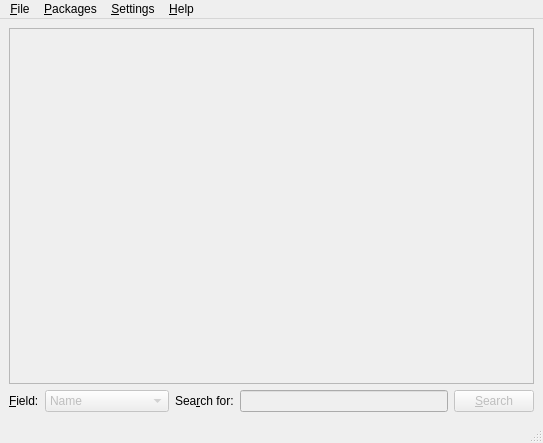
<ui version="4.0" >
 <author></author>
 <comment></comment>
 <exportmacro></exportmacro>
 <class>Window</class>
 <widget class="QMainWindow" name="Window" >
  <property name="geometry" >
   <rect>
    <x>0</x>
    <y>0</y>
    <width>543</width>
    <height>443</height>
   </rect>
  </property>
  <property name="windowTitle" >
   <string>PyPI Browser</string>
  </property>
  <widget class="QWidget" name="centralwidget" >
   <layout class="QVBoxLayout" >
    <property name="margin" >
     <number>9</number>
    </property>
    <property name="spacing" >
     <number>6</number>
    </property>
    <item>
     <widget class="QTreeView" name="treeView" >
      <property name="enabled" >
       <bool>false</bool>
      </property>
     </widget>
    </item>
    <item>
     <layout class="QHBoxLayout" >
      <property name="margin" >
       <number>0</number>
      </property>
      <property name="spacing" >
       <number>6</number>
      </property>
      <item>
       <widget class="QLabel" name="label" >
        <property name="text" >
         <string>&amp;Field:</string>
        </property>
        <property name="buddy" >
         <cstring>fieldComboBox</cstring>
        </property>
       </widget>
      </item>
      <item>
       <widget class="QComboBox" name="fieldComboBox" >
        <property name="enabled" >
         <bool>false</bool>
        </property>
        <item>
         <property name="text" >
          <string>Name</string>
         </property>
        </item>
        <item>
         <property name="text" >
          <string>Version</string>
         </property>
        </item>
        <item>
         <property name="text" >
          <string>Author</string>
         </property>
        </item>
        <item>
         <property name="text" >
          <string>Summary</string>
         </property>
        </item>
        <item>
         <property name="text" >
          <string>Description</string>
         </property>
        </item>
        <item>
         <property name="text" >
          <string>Stable version</string>
         </property>
        </item>
        <item>
         <property name="text" >
          <string>Author e-mail</string>
         </property>
        </item>
        <item>
         <property name="text" >
          <string>Maintainer</string>
         </property>
        </item>
        <item>
         <property name="text" >
          <string>Maintainer e-mail</string>
         </property>
        </item>
        <item>
         <property name="text" >
          <string>License</string>
         </property>
        </item>
        <item>
         <property name="text" >
          <string>Platform</string>
         </property>
        </item>
        <item>
         <property name="text" >
          <string>Download URL</string>
         </property>
        </item>
        <item>
         <property name="text" >
          <string>Home page</string>
         </property>
        </item>
        <item>
         <property name="text" >
          <string>Keywords</string>
         </property>
        </item>
        <item>
         <property name="text" >
          <string>Classifiers</string>
         </property>
        </item>
       </widget>
      </item>
      <item>
       <widget class="QLabel" name="label_2" >
        <property name="text" >
         <string>Sea&amp;rch for:</string>
        </property>
        <property name="buddy" >
         <cstring>searchLineEdit</cstring>
        </property>
       </widget>
      </item>
      <item>
       <widget class="QLineEdit" name="searchLineEdit" >
        <property name="enabled" >
         <bool>false</bool>
        </property>
       </widget>
      </item>
      <item>
       <widget class="QPushButton" name="searchButton" >
        <property name="enabled" >
         <bool>false</bool>
        </property>
        <property name="text" >
         <string>&amp;Search</string>
        </property>
       </widget>
      </item>
     </layout>
    </item>
   </layout>
  </widget>
  <widget class="QMenuBar" name="menubar" >
   <property name="geometry" >
    <rect>
     <x>0</x>
     <y>0</y>
     <width>543</width>
     <height>27</height>
    </rect>
   </property>
   <widget class="QMenu" name="menu_File" >
    <property name="title" >
     <string>&amp;File</string>
    </property>
    <addaction name="openAction" />
    <addaction name="exitAction" />
   </widget>
   <widget class="QMenu" name="menu_Packages" >
    <property name="title" >
     <string>&amp;Packages</string>
    </property>
    <addaction name="reloadListAction" />
    <addaction name="downloadAction" />
    <addaction name="filterMarkedAction" />
    <addaction name="filterNewAction" />
   </widget>
   <widget class="QMenu" name="menu_Help" >
    <property name="title" >
     <string>&amp;Help</string>
    </property>
    <addaction name="aboutAction" />
    <addaction name="aboutQtAction" />
    <addaction name="openManualAction" />
   </widget>
   <widget class="QMenu" name="menu_Settings" >
    <property name="title" >
     <string>&amp;Settings</string>
    </property>
    <addaction name="configureBrowserAction" />
    <addaction name="editShortcutsAction" />
   </widget>
   <addaction name="menu_File" />
   <addaction name="menu_Packages" />
   <addaction name="menu_Settings" />
   <addaction name="menu_Help" />
  </widget>
  <widget class="QStatusBar" name="statusbar" />
  <action name="openAction" >
   <property name="text" >
    <string>&amp;Open...</string>
   </property>
   <property name="shortcut" >
    <string>Ctrl+O</string>
   </property>
  </action>
  <action name="exitAction" >
   <property name="text" >
    <string>E&amp;xit</string>
   </property>
   <property name="shortcut" >
    <string>Ctrl+Q</string>
   </property>
  </action>
  <action name="reloadListAction" >
   <property name="enabled" >
    <bool>false</bool>
   </property>
   <property name="text" >
    <string>&amp;Reload List</string>
   </property>
   <property name="shortcut" >
    <string>Ctrl+R</string>
   </property>
  </action>
  <action name="downloadAction" >
   <property name="enabled" >
    <bool>false</bool>
   </property>
   <property name="text" >
    <string>Download...</string>
   </property>
   <property name="shortcut" >
    <string>Ctrl+Return</string>
   </property>
  </action>
  <action name="filterMarkedAction" >
   <property name="checkable" >
    <bool>true</bool>
   </property>
   <property name="enabled" >
    <bool>false</bool>
   </property>
   <property name="text" >
    <string>Filter Marked</string>
   </property>
  </action>
  <action name="configureBrowserAction" >
   <property name="text" >
    <string>Configure Browser...</string>
   </property>
  </action>
  <action name="filterNewAction" >
   <property name="checkable" >
    <bool>true</bool>
   </property>
   <property name="enabled" >
    <bool>false</bool>
   </property>
   <property name="text" >
    <string>Filter New</string>
   </property>
  </action>
  <action name="aboutAction" >
   <property name="text" >
    <string>&amp;About...</string>
   </property>
  </action>
  <action name="aboutQtAction" >
   <property name="icon" >
    <iconset>../../../../../../../:/trolltech/formeditor/images/qtlogo.png</iconset>
   </property>
   <property name="text" >
    <string>About Qt...</string>
   </property>
  </action>
  <action name="openManualAction" >
   <property name="text" >
    <string>Open Manual</string>
   </property>
  </action>
  <action name="editShortcutsAction" >
   <property name="text" >
    <string>Edit Shortcuts...</string>
   </property>
  </action>
 </widget>
 <pixmapfunction></pixmapfunction>
 <resources/>
 <connections>
  <connection>
   <sender>exitAction</sender>
   <signal>triggered()</signal>
   <receiver>Window</receiver>
   <slot>close()</slot>
   <hints>
    <hint type="sourcelabel" >
     <x>-1</x>
     <y>-1</y>
    </hint>
    <hint type="destinationlabel" >
     <x>271</x>
     <y>221</y>
    </hint>
   </hints>
  </connection>
 </connections>
</ui>
